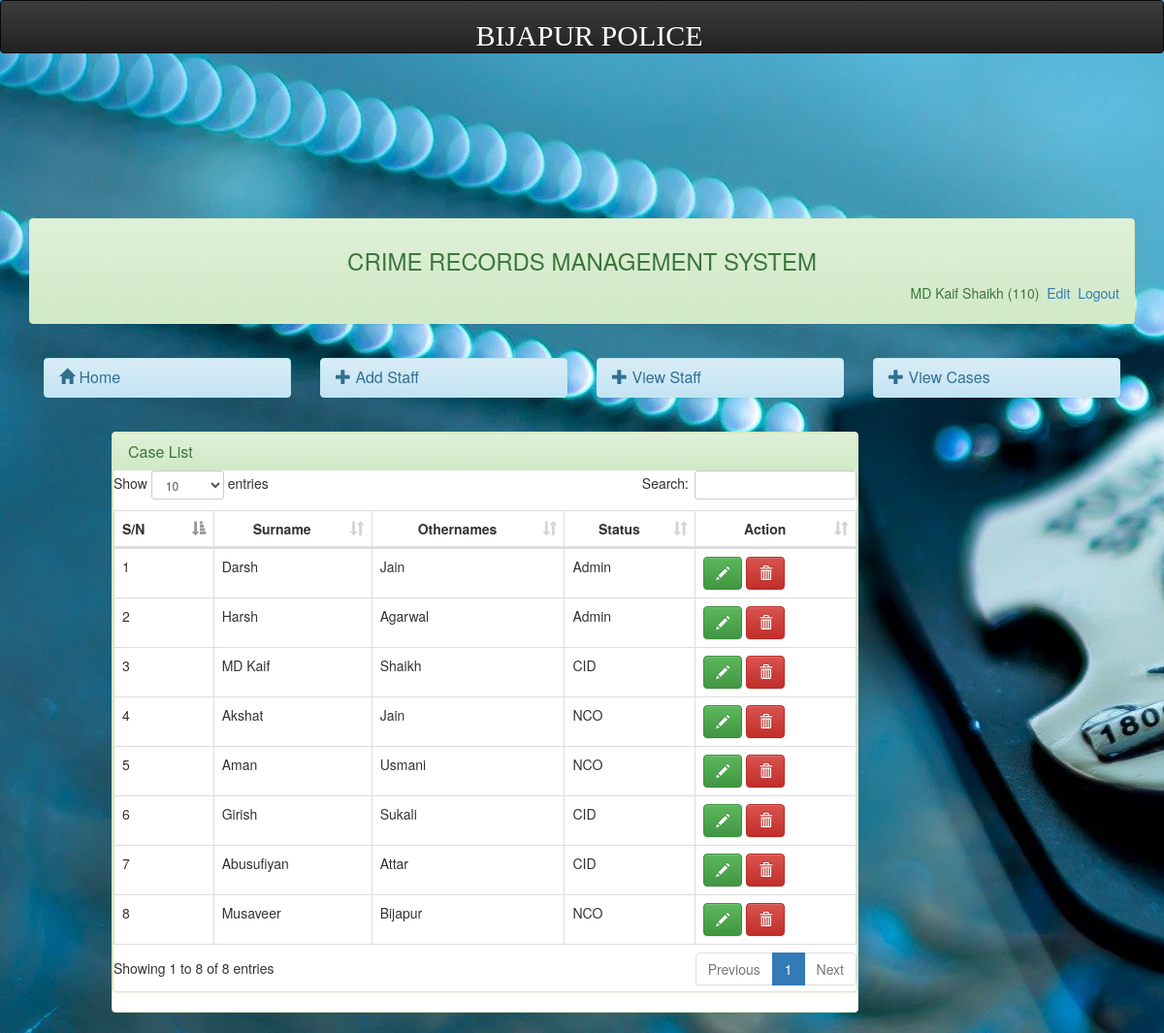
Page /admin/user.php (signed in) on the committed database.
### tables this page shows
CREATE TABLE `userlogin` (
  `id` int(11) NOT NULL,
  `staffid` varchar(20) NOT NULL,
  `status` varchar(50) NOT NULL,
  `password` varchar(50) NOT NULL,
  `surname` varchar(50) NOT NULL,
  `othernames` varchar(50) NOT NULL
);

### admin/session.php (called while the page is built, shortened)
<?php
$session_id=$_SESSION['staffid'];
?>

### admin/user.php (the view, shortened to what this page needs)
<?php
include('dbconnect.php');
include('header.php');
 ?>
<br></br>
<div class="container-fluid">
	<?php include('menubar.php');?>
	<div class="col-md-1"></div>
	<div class="col-md-8">
		<div class="panel panel-success">
			<div class="panel panel-success">
			 	<div class="panel-heading">
			 		<h3 class="panel-title">
			 			Case List
			 		</h3>
			 	</div>
<div id="trans-table">
<table id="myTable-trans" class="table table-bordered table-hover" cellspacing="0" width="100%">
	<thead>
	    <tr>
	        <th>S/N</th>
	        <th ><center>Surname</center></th>
	        <th><center>Othernames</center></th>
	        <th><center>Status</center></th>
	        <th><center>Action</center></th>
	    </tr>
	</thead>
    <tbody>
    	<?php
		$sn=0;
		$query=mysqli_query($dbcon,"select * from userlogin");
		while($row = mysqli_fetch_array($query)){
		$id = $row['staffid'];
		$sn++;
		?>
		<tr>
        <td><?php echo $sn;?></td>
		<td><?php echo $row['surname'];?></td>
		<td><?php echo $row['othernames']; ?></td>
		<td><?php echo $row['status']; ?></td>
		<td class="empty" width="">
			<button type="button" data-toggle="modal" data-target="#edit<?php echo $row['staffid'];?>" data-placement="left" title="Click to edit"   class="btn btn-success"><span class="glyphicon glyphicon-pencil" aria-hidden="true"></span></button>
		<button type="button" data-toggle="modal" data-target="#<?php echo $id;?>" data-placement="left"  class="btn btn-danger"><span class="glyphicon glyphicon-trash" aria-hidden="true"></span></button>
		</td>
		</tr>
	<?php } ?>
    </tbody>
</table>
</div>
</div>
	</div>
</div>
</body>
</html>

### admin/menubar.php
<div class="col-md-12">
	<div class="panel panel-success">
		<div class="panel-heading" style="padding-bottom: 40px;">
			<center><h3>CRIME RECORDS MANAGEMENT SYSTEM</h3></center>
					<?php
					include('session.php');
					include('dbconnect.php');
					$query= mysqli_query($dbcon,"select * from userlogin where staffid = '$session_id'")or die(mysqli_error());
					$row = mysqli_fetch_array($query);
					?>
                           <span class="pull-right">
                              <?php echo $row['surname']." ". $row['othernames']." (" .$row['staffid'].")";  ?>
                                 <a href="profile.php"><i class="icon-signout icon-large"></i>&nbsp;Edit</a>
                                  <a href="logout.php"><i class="icon-signout icon-large"></i>&nbsp;Logout</a>
                                 </span>
                   </div>
		</div>
		<div class="panel-body">
			<div class="row">
				<div class="col-md-3">
					<div class="panel panel-info">
						<div class="panel-heading">
							<h3 class="panel-title"> <a href="index.php">
								<span class="glyphicon glyphicon-home" aria-hidden="true"></span> Home</a>
						</div>
					</div>
				</div>
				<div class="col-md-3">
					<div class="panel panel-info">
						<div class="panel-heading">
							<h3 class="panel-title"> <a href="addstaff.php">
								<span class="glyphicon glyphicon-plus" aria-hidden="true"></span>
							Add Staff</a>
							</h3>
						</div>
					</div>
				</div>
				<div class="col-md-3">
					<div class="panel panel-info">
						<div class="panel-heading">
							<h3 class="panel-title"> <a href="user.php">
								<span class="glyphicon glyphicon-plus" aria-hidden="true"></span>
							View Staff</a>
							</h3>
						</div>
					</div>
				</div>
				<div class="col-md-3">
					<div class="panel panel-info">
						<div class="panel-heading">
							<h3 class="panel-title"> <a href="caseview.php">
								<span class="glyphicon glyphicon-plus" aria-hidden="true"></span>
							View Cases</a>
							</h3>
						</div>
					</div>
				</div>
			</div>
		</div>
	</div>
</div>

### assets/css/simple-sidebar.css (style rules this page uses)
body { overflow-x: hidden; }

### rows in the picture
userlogin: surname "MD Kaif", othernames "Shaikh", staffid "110", status "CID"
userlogin: surname "Darsh", othernames "Jain", status "Admin"
userlogin: surname "Harsh", othernames "Agarwal", status "Admin"
userlogin: surname "Akshat", othernames "Jain", status "NCO"
userlogin: surname "Aman", othernames "Usmani", status "NCO"
userlogin: surname "Girish", othernames "Sukali", status "CID"
userlogin: surname "Abusufiyan", othernames "Attar", status "CID"
userlogin: surname "Musaveer", othernames "Bijapur", status "NCO"
